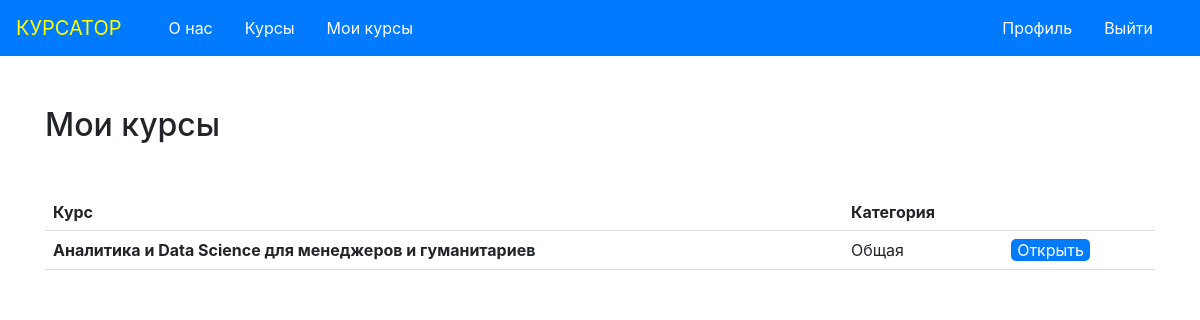
Page /my_courses (signed in) on the committed database.
### app.py (models this page shows, shortened)
class Course(db.Model):
    id = db.Column(db.Integer, primary_key=True)
    title = db.Column(db.String(200), nullable=False)
    author = db.Column(db.String(100), nullable=False)
    category = db.Column(db.String(50), nullable=False, default='Общая')
    short_description = db.Column(db.Text, nullable=False)
    full_description = db.Column(db.Text, nullable=False)
    content = db.Column(db.Text, nullable=True)  # Описание курса
    created_at = db.Column(db.DateTime, default=datetime.utcnow)

### app.py (the view)
@app.route(f'/my_courses', endpoint='user_courses')
@login_required
def user_courses():
    courses = current_user.courses
    return render_template('user_courses.html', courses=courses)

### templates/user_courses.html (shortened to what this page needs)
{% extends "menu.html" %}
    {% block content %}
        <h2 style="margin-bottom: 50px; margin-top: 50px;">Мои курсы</h2>
            <body>
                <table>
                    <thead>
                        <tr>
                            <th>Курс</th>
                            <th>Категория</th>
                            <th></th>
                        </tr>
                    </thead>
                <tbody>
                {% for course in courses %}
                    <tr>
                        <td>
                            <b>{{ course.title}}</b><br>
                        </td>
                        <td>{{ course.category }}</td>
                        <td><button onclick="window.location.href='{{ url_for('course_page', course_id=course.id) }}'"
                                style="background-color: #027bff; color: white;
                                    border: 0px; border-radius: 5px;">Открыть</button></td>
                    </tr>
                {% endfor %}
                </tbody>
                </table>
            </body>
    {% endblock %}

### templates/user_courses.html (style rules this page uses)
table { width: 100%; border-collapse: collapse; }
th, td { border-bottom: 1px solid #ddd; padding: 8px; text-align: left; }
th { background-color: white; font-weight: bold; }

### rows in the picture
Course: title "Аналитика и Data Science для менеджеров и гуманитариев", category "Общая"
